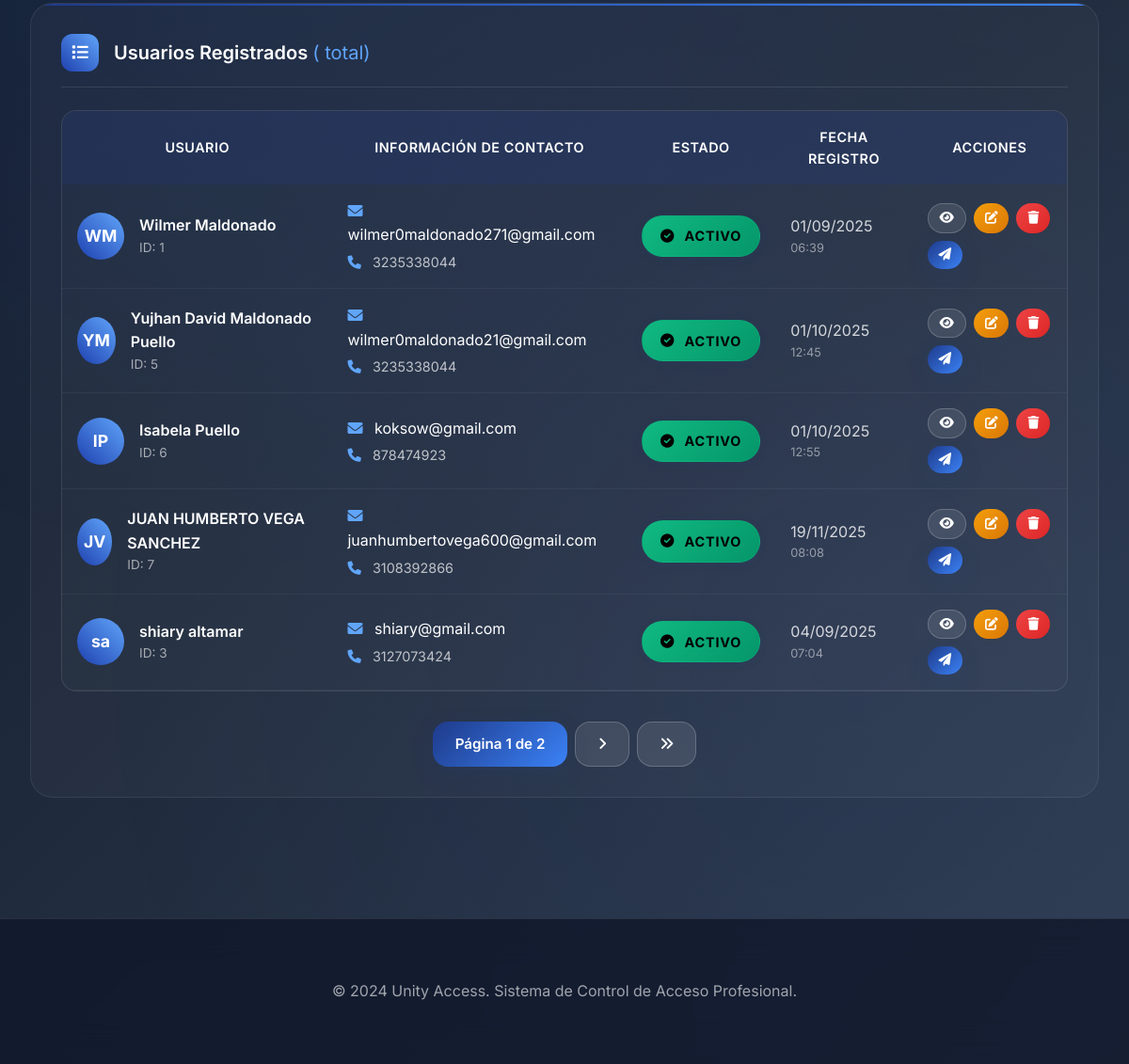
/appi/usuarios/ (signed in, lower part), run on an earlier commit of the app's database.
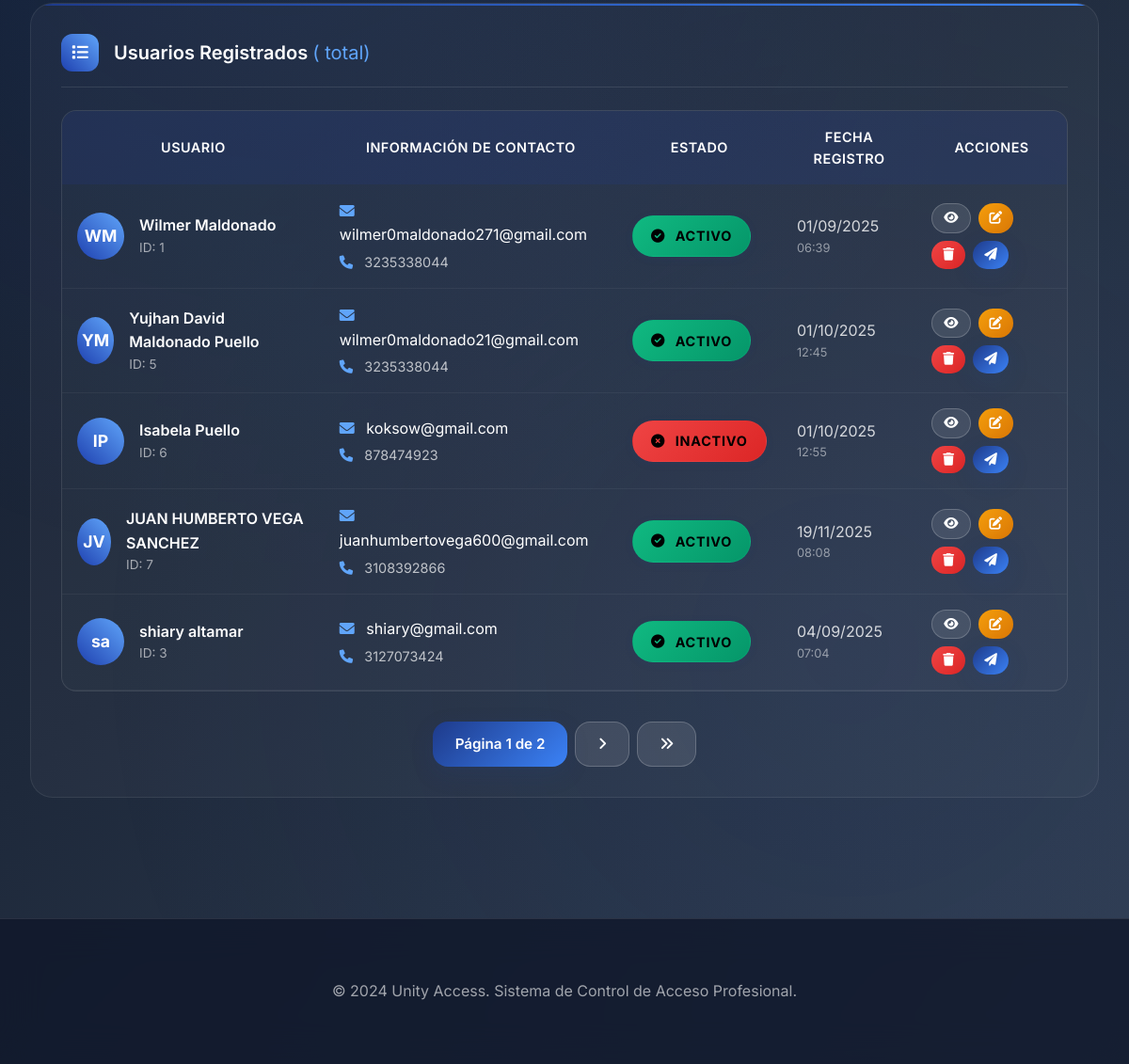
And on a later commit of the database.
### appi/models.py (models this page shows, shortened)
class Usuario(models.Model):
    TIPO_DOCUMENTO_CHOICES = [
        ('CC', 'Cédula de Ciudadanía'),
        ('TI', 'Tarjeta de Identidad'),
        ('CE', 'Cédula de Extranjería'),
        ('PP', 'Pasaporte'),
    ]
    ESTADO_CHOICES = [
        ('activo', 'Activo'),
        ('inactivo', 'Inactivo'),
    ]
    numero_documento = models.CharField(max_length=20, unique=True, verbose_name="Número de Documento")
    tipo_documento = models.CharField(max_length=2, choices=TIPO_DOCUMENTO_CHOICES, default='CC', verbose_name="Tipo de Documento")
    nombres = models.CharField(max_length=100, verbose_name="Nombres")
    apellidos = models.CharField(max_length=100, verbose_name="Apellidos")
    email = models.EmailField(verbose_name="Correo Electrónico")
    telefono = models.CharField(max_length=15, blank=True, null=True, verbose_name="Teléfono")
    estado = models.CharField(max_length=10, choices=ESTADO_CHOICES, default='activo', verbose_name="Estado")
    fecha_registro = models.DateTimeField(auto_now_add=True, verbose_name="Fecha de Registro")
    fecha_actualizacion = models.DateTimeField(auto_now=True, verbose_name="Última Actualización")
    class Meta:
        verbose_name = "Usuario"
        verbose_name_plural = "Usuarios"
        ordering = ['apellidos', 'nombres']
    @property
    def nombre_completo(self):
        return f"{self.nombres} {self.apellidos}"

### appi/views.py (the view, shortened to what this page needs)
# urls.py: path('usuarios/', views.lista_usuarios, name='lista_usuarios'),
@never_cache
@never_cache
@never_cache
@login_required
@user_passes_test(es_administrador)
def lista_usuarios(request):
    form_buscar = BuscarUsuarioForm(request.GET)
    usuarios = Usuario.objects.all()
    if form_buscar.is_valid():
        buscar = form_buscar.cleaned_data.get('buscar')
        estado = form_buscar.cleaned_data.get('estado')
        if estado:
            usuarios = usuarios.filter(estado=estado)
    paginator = Paginator(usuarios, 5)  # 5 usuarios por página
    page_number = request.GET.get('page')
    page_obj = paginator.get_page(page_number)
    context = {
        'page_obj': page_obj,
        'usuarios': page_obj,
        'form_buscar': form_buscar,
        'total_usuarios': usuarios.count(),
        'is_paginated': page_obj.has_other_pages(),
    }
    return render(request, 'usuarios/lista.html', context)

### appi/views.py (called while the page is built)
def es_administrador(user):
    return user.is_authenticated and (user.is_superuser or user.is_staff)

### templates/usuarios/lista.html (shortened to what the changed rows need)
{% extends 'base.html' %}
{% block content %}
<div class="fade-in-up">
    <div class="content-card">
        <div class="card-header-custom">
            <h2 class="card-title-custom">
                Usuarios Registrados
                <span style="color: var(--accent-color); font-weight: 400;">({{ usuarios.count }} total)</span>
            </h2>
        </div>
        {% if usuarios %}
            <div class="table-custom">
                <table style="width: 100%; border-collapse: collapse;">
                    <thead>
                        <tr>
                            <th>Usuario</th>
                            <th>Información de Contacto</th>
                            <th>Estado</th>
                            <th>Fecha Registro</th>
                            <th>Acciones</th>
                        </tr>
                    </thead>
                    <tbody>
                        {% for usuario in page_obj %}
                        <tr>
                            <td>
                                <div style="display: flex; align-items: center; gap: 1rem;">
                                    <div style="width: 50px; height: 50px; background: var(--gradient-tech); border-radius: 50%; display: flex; align-items: center; justify-content: center; color: white; font-weight: 700; font-size: 1.1rem;">
                                        {{ usuario.nombres|first }}{{ usuario.apellidos|first }}
                                    </div>
                                    <div>
                                        <div style="font-weight: 600; color: var(--white); font-size: 1rem;">
                                            {{ usuario.nombre_completo }}
                                        </div>
                                        <div style="font-size: 0.85rem; color: rgba(255, 255, 255, 0.6);">
                                            ID: {{ usuario.id }}
                                        </div>
                                    </div>
                                </div>
                            </td>
                            <td>
                                <div>
                                    <div style="color: var(--white); margin-bottom: 0.25rem;">
                                        <i class="fas fa-envelope" style="color: var(--accent-color); margin-right: 0.5rem;"></i>
                                        {{ usuario.email }}
                                    </div>
                                    <div style="color: rgba(255, 255, 255, 0.7); font-size: 0.9rem;">
                                        <i class="fas fa-phone" style="color: var(--accent-color); margin-right: 0.5rem;"></i>
                                        {{ usuario.telefono|default:"Sin teléfono" }}
                                    </div>
                                </div>
                            </td>
                            <td>
                                {% if usuario.estado == 'activo' %}
                                    <span class="badge-custom badge-success-custom">
                                        <i class="fas fa-check-circle" style="margin-right: 0.25rem;"></i>
                                        Activo
                                    </span>
                                {% else %}
                                    <span class="badge-custom badge-danger-custom">
                                        <i class="fas fa-times-circle" style="margin-right: 0.25rem;"></i>
                                        Inactivo
                                    </span>
                                {% endif %}
                            </td>
                            <td style="color: rgba(255, 255, 255, 0.8);">
                                {{ usuario.fecha_registro|date:"d/m/Y" }}
                                <div style="font-size: 0.8rem; color: rgba(255, 255, 255, 0.5);">
                                    {{ usuario.fecha_registro|date:"H:i" }}
                                </div>
                            </td>
                            <td>
                                <div style="display: flex; gap: 0.5rem; flex-wrap: wrap;">
                                    <a href="{% url 'appi:detalle_usuario' usuario.id %}"
                                       class="btn-custom btn-secondary-custom hover-lift"
                                       style="padding: 0.5rem 0.75rem; font-size: 0.85rem;"
                                       title="Ver detalles">
                                        <i class="fas fa-eye"></i>
                                    </a>
                                    <a href="{% url 'appi:editar_usuario' usuario.id %}"
                                       class="btn-custom btn-warning-custom hover-lift"
                                       style="padding: 0.5rem 0.75rem; font-size: 0.85rem;"
                                       title="Editar usuario">
                                        <i class="fas fa-edit"></i>
                                    </a>
                                    <a href="{% url 'appi:eliminar_usuario' usuario.id %}"
                                       class="btn-custom btn-danger-custom hover-lift js-delete-link"
                                       style="padding: 0.5rem 0.75rem; font-size: 0.85rem;"
                                       title="Eliminar usuario"
                                       data-confirm-title="Eliminar Usuario"
                                       data-confirm-text="¿Estás seguro de que deseas eliminar este usuario?"
                                       data-confirm-icon="warning">
                                        <i class="fas fa-trash"></i>
                                    </a>
                                    <a href="{% url 'appi:enviar_qr_usuario' usuario.id %}"
                                       class="btn-custom btn-primary-custom hover-lift"
                                       style="padding: 0.5rem 0.75rem; font-size: 0.85rem;"
                                       title="Enviar QR por correo">
                                        <i class="fas fa-paper-plane"></i>
                                    </a>
                                </div>
                            </td>
                        </tr>
                        {% endfor %}
                    </tbody>
                </table>
            </div>
        {% endif %}
    </div>
</div>
{% endblock %}

What changed in the data, as far as the page shows it:
changed Usuario "Isabela Puello": estado "ACTIVO" → "INACTIVO"
